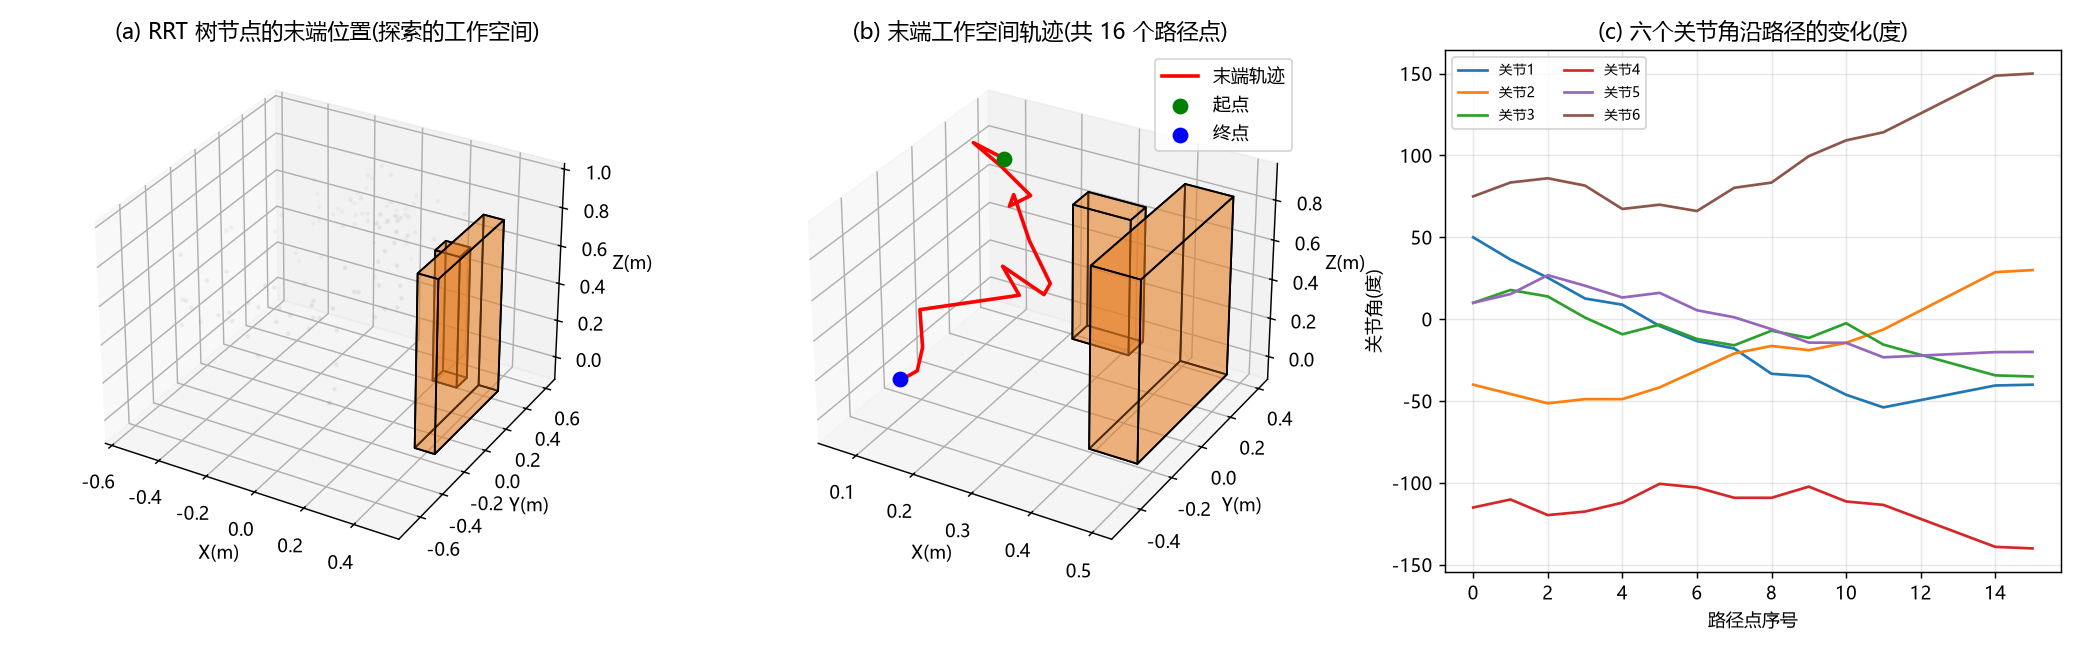

Recreate this plot in Python.
# -*- coding: utf-8 -*-
"""
运行方法:  python lesson10_6dof_rrt.py
本脚本做哪几件事:
1. 用 pybullet(开源物理引擎 Bullet)加载官方 Franka Panda 机械臂模型,
   冻结其腕部关节(第7轴), 等效为六自由度构型 —— 呼应课题"六自由度机械臂"
2. 在工作空间布置障碍墙 + 立柱, 碰撞检测全部交给 pybullet(精确网格碰撞体)
3. 在 6 维关节空间跑 RRT: 撒点 -> 最近邻 -> 迈步 -> pybullet 碰撞检查
4. 输出:
   - lesson10_6dof_rrt.png  (三联图: RRT 树的末端探索点云 / 末端工作空间轨迹 / 六关节角轨迹)
   - lesson10_6dof_anim.gif (机械臂沿规划轨迹运动的动画)
   - 命令行打印关键数据: 节点数 / 规划时间 / 路径长度(关节空间弧长)
5. 结尾打印关键结论数字。
注意: 固定随机种子, 结果可复现。
"""
import time
import numpy as np
import pybullet as p
import pybullet_data
import matplotlib
matplotlib.use("Agg")
import matplotlib.pyplot as plt
from mpl_toolkits.mplot3d.art3d import Poly3DCollection
from matplotlib.animation import FuncAnimation, PillowWriter

plt.rcParams["font.sans-serif"] = ["Microsoft YaHei", "SimHei"]
plt.rcParams["axes.unicode_minus"] = False

RNG_SEED   = 42
STEP       = 0.35     # RRT 步长(弧度)
GOAL_BIAS  = 0.10     # 10% 概率直接朝终点撒
MAX_ITER   = 6000
MARGIN     = 0.015    # 安全裕量: 与障碍距离小于 1.5cm 即算碰撞(相当于把障碍加厚)

# ---------- 1. 启动物理引擎 + 加载 Panda ----------
cid = p.connect(p.DIRECT)
p.setAdditionalSearchPath(pybullet_data.getDataPath())
p.setGravity(0, 0, 0)  # 只做运动学/碰撞, 不需要重力
robot = p.loadURDF("franka_panda/panda.urdf", useFixedBase=True)

N_JOINTS = p.getNumJoints(robot)
# Panda 的 7 个转动关节在 pybullet 里的编号是 0..6
ALL_REV = [i for i in range(N_JOINTS)
           if p.getJointInfo(robot, i)[2] == p.JOINT_REVOLUTE]
FROZEN_IDX = 6                      # 冻结第 7 轴(腕部旋转), 等效六自由度
ACTIVE = [i for i in ALL_REV if i != FROZEN_IDX]

# 从模型里读关节限位(不硬编码, 体现"官方模型"的严谨性)
LO = np.array([p.getJointInfo(robot, j)[8] for j in ACTIVE], dtype=float)
HI = np.array([p.getJointInfo(robot, j)[9] for j in ACTIVE], dtype=float)
print("六自由度关节限位(度):")
for k, j in enumerate(ACTIVE):
    print("  关节%d: [%.1f, %.1f]" % (k + 1, np.degrees(LO[k]), np.degrees(HI[k])))

def set_config(q):
    """把机械臂摆到 6 维构型 q(弧度), 第7轴固定为 0"""
    for k, j in enumerate(ACTIVE):
        p.resetJointState(robot, j, q[k])
    p.resetJointState(robot, FROZEN_IDX, 0.0)

def ee_pos():
    """末端(link7)的世界坐标"""
    st = p.getLinkState(robot, ALL_REV[-1], computeForwardKinematics=True)
    return np.array(st[4])

# ---------- 2. 障碍: 一堵墙 + 一根立柱 ----------
wall = p.createCollisionShape(p.GEOM_BOX, halfExtents=[0.04, 0.30, 0.45])
wall_body = p.createMultiBody(0, wall, basePosition=[0.46, 0.0, 0.45])
pillar = p.createCollisionShape(p.GEOM_BOX, halfExtents=[0.05, 0.05, 0.35])
pillar_body = p.createMultiBody(0, pillar, basePosition=[0.28, 0.35, 0.30])
OBSTACLES = [wall_body, pillar_body]

OBST_MESHES = [  # 供 matplotlib 画图用: 每个障碍的 8 个顶点
    ([0.46, 0.0, 0.45], [0.04, 0.30, 0.45]),
    ([0.28, 0.35, 0.30], [0.05, 0.05, 0.35]),
]

# ---------- 3. 碰撞检测(交给 pybullet) ----------
N_COLLISION_CHECKS = 0   # 计数器: 一共调用多少次碰撞检查(报告里的关键数字)

def is_collision(q):
    """构型 q 是否碰撞: ①碰到障碍 ②自碰撞(非相邻连杆贴近)"""
    global N_COLLISION_CHECKS
    N_COLLISION_CHECKS += 1
    set_config(q)
    for obs in OBSTACLES:
        for pt in p.getClosestPoints(robot, obs, distance=MARGIN):
            if pt[8] < MARGIN:          # pt[8] = 两碰撞体最近距离
                return True
    # 自碰撞: 相邻连杆天然贴着, 只查"隔一个以上"的连杆对
    for pt in p.getClosestPoints(robot, robot, distance=0.0):
        a, b = pt[3], pt[4]             # 连杆编号
        if pt[8] < 0.0 and abs(a - b) > 1 and (a, b) not in SELF_OK:
            return True
    return False

EDGE_SUB = 12      # 每段路径的细分份数: 步长 0.35 rad / 12 ≈ 0.03 rad 一段

def is_edge_collision(q_a, q_b):
    """边检查: 起点 q_a 到 q_b 线段上细分成 12 小段, 逐一查碰撞。
    只查两个端点会漏掉'从障碍中穿过去'的情况(离散盲区)。"""
    for s in np.linspace(0.0, 1.0, EDGE_SUB + 1)[1:]:
        if is_collision(q_a + s * (q_b - q_a)):
            return True
    return False

# 白名单: 腕部+手爪组件的连杆对(它们是装配在一起的固定连接, 天然贴近, 不算自碰撞)
# Panda 的连杆编号: 0~6=七个臂杆, 7/8=法兰, 9/10=两根手指
SELF_OK = {(-1, 0), (0, 1), (1, 2), (2, 3), (3, 4), (4, 5), (5, 6), (-1, 1), (0, 2), (1, 3),
           (6, 8), (6, 9), (6, 10), (7, 8), (7, 9), (7, 10), (8, 9), (8, 10), (9, 10)}
SELF_OK |= {(b, a) for (a, b) in SELF_OK}

# ---------- 4. 起点 / 终点(已用诊断脚本验证均无碰撞) ----------
START = np.radians([ 50, -40,  10, -115,  10,  75 ])   # 收拢姿态, 末端在墙北侧
GOAL  = np.radians([-40,  30, -35, -140, -20, 150 ])   # 展开姿态, 末端在墙南侧 -> 必须绕行

print("\n起点碰撞?", is_collision(START), "  末端位置:", np.round(ee_pos(), 3))
print("终点碰撞?", is_collision(GOAL),  "  末端位置:", np.round(ee_pos(), 3))

def clamp(q):
    return np.clip(q, LO, HI)

def rrt_plan():
    rng = np.random.default_rng(RNG_SEED)
    nodes = [START.copy()]
    parent = [-1]
    t0 = time.time()
    for it in range(MAX_ITER):
        if rng.random() < GOAL_BIAS:
            q_rand = GOAL.copy()
        else:
            q_rand = LO + rng.random(len(ACTIVE)) * (HI - LO)
        dists = [np.linalg.norm(q_rand - n) for n in nodes]
        ni = int(np.argmin(dists))
        dirv = q_rand - nodes[ni]
        L = np.linalg.norm(dirv)
        q_new = nodes[ni] + (dirv / L) * min(STEP, L) if L > 1e-9 else q_rand
        q_new = clamp(q_new)
        if np.linalg.norm(q_new - nodes[ni]) < 1e-9:
            continue
        if is_edge_collision(nodes[ni], q_new):   # 边检查: 连线也不能穿障碍
            continue
        nodes.append(q_new.copy()); parent.append(ni)
        if np.linalg.norm(q_new - GOAL) < STEP:
            nodes.append(GOAL.copy()); parent.append(len(nodes) - 2)
            print("第 %d 次迭代找到路径!" % (it + 1))
            return nodes, parent, time.time() - t0
    return nodes, parent, time.time() - t0

print("\n开始 RRT 规划(6 维关节空间, 步长 %.2f rad, 目标偏置 %.0f%%)..." % (STEP, GOAL_BIAS * 100))
t0 = time.time()
nodes, parent, plan_time = rrt_plan()
n_nodes = len(nodes)
checks_planning = N_COLLISION_CHECKS   # 规划阶段用掉的碰撞检查次数

# 回溯路径
path = []
i = len(nodes) - 1
while i != -1:
    path.append(nodes[i]); i = parent[i]
path = path[::-1]
seg = [np.linalg.norm(path[k + 1] - path[k]) for k in range(len(path) - 1)]
arc = float(np.sum(seg))
print("\n===== 关键数据 =====")
print("树节点总数: %d    规划用时: %.2f s" % (n_nodes, plan_time))
print("路径点数: %d (含起终点)" % len(path))
print("关节空间路径长度: %.2f rad = %.1f 度" % (arc, np.degrees(arc)))
print("碰撞检查调用次数: %d 次(规划阶段)" % checks_planning)

# ---------- 路径严格复核: 相邻路径点之间再插 20 个中点, 逐一做碰撞检查 ----------
n_check, n_bad = 0, 0
for k in range(len(path) - 1):
    for s in np.linspace(0.0, 1.0, 22)[1:-1]:     # 段内 20 个中间构型
        q_mid = path[k] + s * (path[k + 1] - path[k])
        n_check += 1
        if is_collision(q_mid):
            n_bad += 1
print("路径严格复核: 插入 %d 个中间构型, 碰撞的 %d 个 -> %s"
      % (n_check, n_bad, "全部安全" if n_bad == 0 else "有碰撞,需改进!"))

# 维度灾难对照: 若用 2 度一格的网格穷举这个 6 维空间(按真实关节限位算)
cells = float(np.prod((HI - LO) / np.radians(2.0)))
print("对照: 若用 2 度网格穷举 6 维关节空间 = %.1e 格; RRT 只检查了 %d 次碰撞"
      % (cells, checks_planning))
print("      -> RRT 探索量约为网格穷举的 %.1e 分之一" % (cells / checks_planning))

# ---------- 5. 画三联图 ----------
fig = plt.figure(figsize=(16, 5))

def draw_box(ax, center, half, color):
    cx, cy, cz = center; hx, hy, hz = half
    x0, x1 = cx - hx, cx + hx; y0, y1 = cy - hy, cy + hy; z0, z1 = cz - hz, cz + hz
    v = np.array([[x0,y0,z0],[x1,y0,z0],[x1,y1,z0],[x0,y1,z0],
                  [x0,y0,z1],[x1,y0,z1],[x1,y1,z1],[x0,y1,z1]])
    faces = [[v[0],v[1],v[2],v[3]],[v[4],v[5],v[6],v[7]],
             [v[0],v[1],v[5],v[4]],[v[2],v[3],v[7],v[6]],
             [v[1],v[2],v[6],v[5]],[v[0],v[3],v[7],v[4]]]
    pc = Poly3DCollection(faces, facecolor=color, edgecolor="k", alpha=0.35)
    ax.add_collection3d(pc)

# (a) 探索点云: 每个树节点对应的末端位置
ax1 = fig.add_subplot(1, 3, 1, projection="3d")
ee_all = []
for q in nodes:
    set_config(q); ee_all.append(ee_pos())
ee_all = np.array(ee_all)
ax1.scatter(ee_all[:,0], ee_all[:,1], ee_all[:,2], s=3, c="gray", alpha=0.3)
draw_box(ax1, *OBST_MESHES[0], "#e67e22"); draw_box(ax1, *OBST_MESHES[1], "#e67e22")
ax1.set_title("(a) RRT 树节点的末端位置(探索的工作空间)")
ax1.set_xlabel("X(m)"); ax1.set_ylabel("Y(m)"); ax1.set_zlabel("Z(m)")

# (b) 末端工作空间轨迹
ax2 = fig.add_subplot(1, 3, 2, projection="3d")
ee_path = []
for q in path:
    set_config(q); ee_path.append(ee_pos())
ee_path = np.array(ee_path)
ax2.plot(ee_path[:,0], ee_path[:,1], ee_path[:,2], "r-", lw=2, label="末端轨迹")
ax2.scatter(*ee_path[0],  c="green", s=60, label="起点")
ax2.scatter(*ee_path[-1], c="blue",  s=60, label="终点")
draw_box(ax2, *OBST_MESHES[0], "#e67e22"); draw_box(ax2, *OBST_MESHES[1], "#e67e22")
ax2.set_title("(b) 末端工作空间轨迹(共 %d 个路径点)" % len(path))
ax2.set_xlabel("X(m)"); ax2.set_ylabel("Y(m)"); ax2.set_zlabel("Z(m)")
ax2.legend()

# (c) 六关节角随路径点的变化
ax3 = fig.add_subplot(1, 3, 3)
idx = np.arange(len(path))
for k in range(6):
    ax3.plot(idx, np.degrees([q[k] for q in path]), lw=1.5, label="关节%d" % (k + 1))
ax3.set_title("(c) 六个关节角沿路径的变化(度)")
ax3.set_xlabel("路径点序号"); ax3.set_ylabel("关节角(度)")
ax3.legend(fontsize=8, ncol=2); ax3.grid(alpha=0.3)

plt.tight_layout()
OUT_PNG = "C:/Users/csystudio/Desktop/挺好/arm_research/lesson10_6dof_rrt.png"
plt.savefig(OUT_PNG, dpi=130)
print("已保存", OUT_PNG)

# ---------- 6. 动画: 机械臂沿轨迹运动 ----------
# 把 16 个路径点细分成密集帧(每段 8 个中间构型), 动画才连续流畅
dense = []
for k in range(len(path) - 1):
    for s in np.linspace(0.0, 1.0, 9)[:-1]:
        dense.append(path[k] + s * (path[k + 1] - path[k]))
dense.append(path[-1])
print("正在渲染动画(%d 帧, 需要一点时间)..." % len(dense))
view = (2.2, -1.6, 1.2)   # 相机位置
target = (0.3, 0.0, 0.35)
view_mat = p.computeViewMatrix(cameraEyePosition=list(view),
                               cameraTargetPosition=list(target),
                               cameraUpVector=[0, 0, 1])
proj_mat = p.computeProjectionMatrixFOV(fov=50.0, aspect=1.0,
                                        nearVal=0.1, farVal=4.0)
frames = []
for q in dense:
    set_config(q)
    _, _, rgb, _, _ = p.getCameraImage(width=480, height=480,
                                       viewMatrix=view_mat,
                                       projectionMatrix=proj_mat,
                                       renderer=p.ER_TINY_RENDERER)
    frames.append(np.reshape(rgb, (480, 480, 4))[:, :, :3])

fig2 = plt.figure(figsize=(4.8, 4.8))
im = plt.imshow(frames[0]); plt.axis("off")
def update(k):
    im.set_data(frames[k]); return [im]
ani = FuncAnimation(fig2, update, frames=len(frames), interval=90)
ani.save("C:/Users/csystudio/Desktop/挺好/arm_research/lesson10_6dof_anim.gif",
         writer=PillowWriter(fps=12))
plt.close(fig2)
print("已保存 lesson10_6dof_anim.gif")

p.disconnect()
print("\n===== 结论 =====")
print("pybullet 官方 Panda 模型(冻结第7轴=六自由度) + pybullet 碰撞检测,")
print("在 6 维关节空间用 RRT 规划成功: %d 节点 / %.2f 秒 / 关节空间路径 %.1f 度" %
      (n_nodes, plan_time, np.degrees(arc)))
